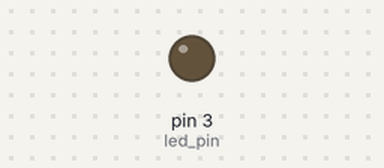
A sketch run on a simulated Arduino Uno, built with avr-gcc and run on an emulated ATmega328P. On the bench: output pins drawn as LEDs (lit = HIGH).

Above: at 0.05 s.
At 0.85 s:
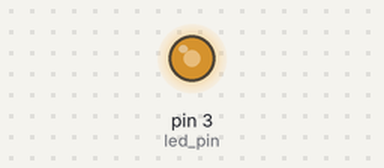
At 1.7 s:
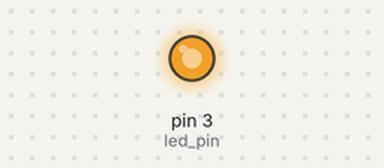
At 3.4 s:
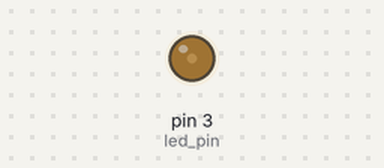
Timing chart, 0 to 8.9 s (numbered marks = the images above):
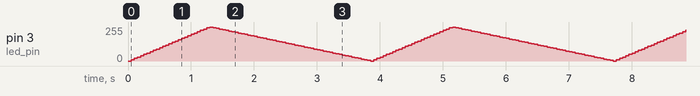

The sketch:

Fading.ino
```cpp
int led_pin = 3;
void setup() {
  //Declaring LED pin as output
  pinMode(led_pin, OUTPUT);
}
void loop() {
  //Fading the LED
  for(int i=0; i<255; i+=10){
    analogWrite(led_pin, i);
    delay(50);
  }
  for(int i=255; i>0; i-=5){
    analogWrite(led_pin, i);
    delay(50);
  }
}
```
